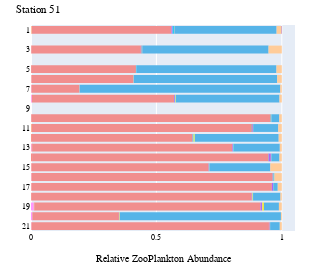
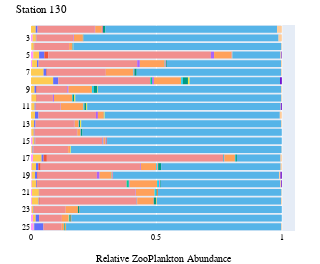

These figures' notebook cell, in order:
### Code cell
stations = ['51', '130']

cm_to_px = 96 / 2.54  # Conversion factor from centimeters to pixels
width_in_cm = 5
height_in_cm = 7

tax_colors = {}

for station in stations:
    grouped_df = zooplankton_long[zooplankton_long['StationPrefix'] == station][['Station', 'ZooScan_group', 'count']]
    
    grouped_df = grouped_df.groupby(['Station', 'ZooScan_group']).agg({'count':'sum'}).reset_index()
    
    grouped_df["rel_occurrence"] = grouped_df.groupby(['Station'])['count'].transform(lambda x: x / x.sum())
    
    # Split station into prefix and suffix and change to integer
    grouped_df['Sample'] = [x.split('_')[1] for x in grouped_df['Station']]
    
    fig = px.histogram(grouped_df.sort_values(["Sample", 'ZooScan_group'], ascending=[True, True]), 
                x="rel_occurrence", 
                y="Sample",
                
                color='ZooScan_group',
                color_discrete_map={
                    "Rare": "#545454",
                    "Noctiluca": "#56B4E8",
                    "Calanoida": "#F18E8E",
                    "Echinodermata": "#009A83",
                    "Harpacticoida": "#F0E442",
                    "Mollusca": "#FF6600",
                    "Pisces_egg": "#FFCC99",
                    "Pisces_larvae": "#6600CC",
                },
                category_orders={
                    "Sample": ['1', '2', '3', '4', '5', '6', '7', '8', '9', '10',
                               '11', '12', '13', '14', '15', '16', '17', '18', '19', '20',
                               '21', '22', '23', '24', '25']
                },                        
                orientation='h'
            )

    fig.update_layout(
        font=dict(
            family="Times New Roman, serif",  # Set the font family to Times New Roman
            size=8,  # Set the font size
            color="black"  # Set the font color
        ),
        autosize=False,
        width=width_in_cm * cm_to_px,
        height=height_in_cm * cm_to_px,
        margin=dict( # Set the margins
            l=0,  # Left margin
            r=25,  # Right margin
            b=25,  # Bottom margin
            t=25  # Top margin
        ),
        showlegend=False,
        xaxis_title_text='Relative ZooPlankton Abundance',
        title_text='Station {}'.format(station),
        yaxis_title_text=''
    )

    fig.show()

    for trace in fig.data:
        # If trace is not in the dictionary, add it
        if trace.name not in tax_colors:
            # If trace contains a color already in use, give an error
            if trace.marker.color in tax_colors.values():
                raise ValueError(f'Color for {trace.name} already in use, review color disctrete map')
            tax_colors[trace.name] = trace.marker.color
           
    # Save figure as svg
    fig.write_image("../figures/zooplankton/zooscan_relative_occurrence_{}.svg".format(station), scale=1)

### Figure 1 — Plotly figure (JSON) as saved in the notebook; plotly's stock layout.template omitted (floating-point values rounded to 4 significant figures)
{"data": [{"alignmentgroup": "True", "bingroup": "y", "histfunc": "sum", "hovertemplate": "ZooScan_group=Annelida<br>sum of rel_occurrence=%{x}<br>Sample=%{y}<extra></extra>", "legendgroup": "Annelida", "marker": {"color": "#FF97FF", "pattern": {"shape": ""}}, "name": "Annelida", "offsetgroup": "Annelida", "orientation": "h", "showlegend": true, "type": "histogram", "x": [0.0008977, 0.0008319, 0, 0.001298, 0.002768, 0.001433, 0.001003, 0.001523, 0.0008977, 0.0005435, 0.01146, null, 0.005387, 0.001603, 0.0006141, null, 0, 0.001047, 0.00146, 0.003335, null], "xaxis": "x", "y": ["1", "10", "11", "12", "13", "14", "15", "16", "17", "18", "19", "2", "20", "21", "3", "4", "5", "6", "7", "8", "9"], "yaxis": "y"}, {"alignmentgroup": "True", "bingroup": "y", "histfunc": "sum", "hovertemplate": "ZooScan_group=Appendicularia<br>sum of rel_occurrence=%{x}<br>Sample=%{y}<extra></extra>", "legendgroup": "Appendicularia", "marker": {"color": "#FECB52", "pattern": {"shape": ""}}, "name": "Appendicularia", "offsetgroup": "Appendicularia", "orientation": "h", "showlegend": true, "type": "histogram", "x": [0.001795, 0, 0.001642, 0.0006489, 0.0004613, 0.0003583, 0, 0, 0, 0, 0.001146, null, 0, 0, 0.000307, null, 0.0003929, 0.0005236, 0, 0.0004168, null], "xaxis": "x", "y": ["1", "10", "11", "12", "13", "14", "15", "16", "17", "18", "19", "2", "20", "21", "3", "4", "5", "6", "7", "8", "9"], "yaxis": "y"}, {"alignmentgroup": "True", "bingroup": "y", "histfunc": "sum", "hovertemplate": "ZooScan_group=Bellerochea<br>sum of rel_occurrence=%{x}<br>Sample=%{y}<extra></extra>", "legendgroup": "Bellerochea", "marker": {"color": "#636efa", "pattern": {"shape": ""}}, "name": "Bellerochea", "offsetgroup": "Bellerochea", "orientation": "h", "showlegend": true, "type": "histogram", "x": [0, 0, 0, 0, 0, 0, 0, 0, 0, 0, 0, null, 0, 0, 0, null, 0, 0, 0, 0, null], "xaxis": "x", "y": ["1", "10", "11", "12", "13", "14", "15", "16", "17", "18", "19", "2", "20", "21", "3", "4", "5", "6", "7", "8", "9"], "yaxis": "y"}, {"alignmentgroup": "True", "bingroup": "y", "histfunc": "sum", "hovertemplate": "ZooScan_group=Brachyura_zoea<br>sum of rel_occurrence=%{x}<br>Sample=%{y}<extra></extra>", "legendgroup": "Brachyura_zoea", "marker": {"color": "#EF553B", "pattern": {"shape": ""}}, "name": "Brachyura_zoea", "offsetgroup": "Brachyura_zoea", "orientation": "h", "showlegend": true, "type": "histogram", "x": [0, 0, 0.000821, 0.001947, 0.001384, 0.002508, 0.001003, 0, 0.0008977, 0, 0.0005731, null, 0, 0, 0, null, 0, 0, 0, 0, null], "xaxis": "x", "y": ["1", "10", "11", "12", "13", "14", "15", "16", "17", "18", "19", "2", "20", "21", "3", "4", "5", "6", "7", "8", "9"], "yaxis": "y"}, {"alignmentgroup": "True", "bingroup": "y", "histfunc": "sum", "hovertemplate": "ZooScan_group=Calanoida<br>sum of rel_occurrence=%{x}<br>Sample=%{y}<extra></extra>", "legendgroup": "Calanoida", "marker": {"color": "#F18E8E", "pattern": {"shape": ""}}, "name": "Calanoida", "offsetgroup": "Calanoida", "orientation": "h", "showlegend": true, "type": "histogram", "x": [0.5575, 0.9551, 0.8777, 0.6398, 0.7984, 0.9423, 0.7043, 0.9619, 0.9587, 0.8793, 0.902, null, 0.3451, 0.9471, 0.4372, null, 0.4181, 0.4068, 0.1906, 0.5669, null], "xaxis": "x", "y": ["1", "10", "11", "12", "13", "14", "15", "16", "17", "18", "19", "2", "20", "21", "3", "4", "5", "6", "7", "8", "9"], "yaxis": "y"}, {"alignmentgroup": "True", "bingroup": "y", "histfunc": "sum", "hovertemplate": "ZooScan_group=Caridae_zoea<br>sum of rel_occurrence=%{x}<br>Sample=%{y}<extra></extra>", "legendgroup": "Caridae_zoea", "marker": {"color": "#00cc96", "pattern": {"shape": ""}}, "name": "Caridae_zoea", "offsetgroup": "Caridae_zoea", "orientation": "h", "showlegend": true, "type": "histogram", "x": [0, 0, 0.000821, 0, 0, 0.001075, 0.0005013, 0, 0, 0, 0, null, 0, 0, 0, null, 0, 0, 0, 0, null], "xaxis": "x", "y": ["1", "10", "11", "12", "13", "14", "15", "16", "17", "18", "19", "2", "20", "21", "3", "4", "5", "6", "7", "8", "9"], "yaxis": "y"}, {"alignmentgroup": "True", "bingroup": "y", "histfunc": "sum", "hovertemplate": "ZooScan_group=Cirripeda_cyp<br>sum of rel_occurrence=%{x}<br>Sample=%{y}<extra></extra>", "legendgroup": "Cirripeda_cyp", "marker": {"color": "#ab63fa", "pattern": {"shape": ""}}, "name": "Cirripeda_cyp", "offsetgroup": "Cirripeda_cyp", "orientation": "h", "showlegend": true, "type": "histogram", "x": [0.004488, 0, 0.003284, 0.001298, 0.002768, 0.008599, 0.002005, 0.001015, 0.004488, 0.00163, 0.005731, null, 0.001267, 0.003205, 0.001842, null, 0, 0.0005236, 0.001095, 0.002918, null], "xaxis": "x", "y": ["1", "10", "11", "12", "13", "14", "15", "16", "17", "18", "19", "2", "20", "21", "3", "4", "5", "6", "7", "8", "9"], "yaxis": "y"}, {"alignmentgroup": "True", "bingroup": "y", "histfunc": "sum", "hovertemplate": "ZooScan_group=Cirripeda_naup<br>sum of rel_occurrence=%{x}<br>Sample=%{y}<extra></extra>", "legendgroup": "Cirripeda_naup", "marker": {"color": "#FFA15A", "pattern": {"shape": ""}}, "name": "Cirripeda_naup", "offsetgroup": "Cirripeda_naup", "orientation": "h", "showlegend": true, "type": "histogram", "x": [0, 0, 0.001642, 0, 0, 0.0007166, 0.001003, 0, 0, 0.001087, 0, null, 0, 0, 0.001228, null, 0, 0, 0, 0, null], "xaxis": "x", "y": ["1", "10", "11", "12", "13", "14", "15", "16", "17", "18", "19", "2", "20", "21", "3", "4", "5", "6", "7", "8", "9"], "yaxis": "y"}, {"alignmentgroup": "True", "bingroup": "y", "histfunc": "sum", "hovertemplate": "ZooScan_group=Cnidaria<br>sum of rel_occurrence=%{x}<br>Sample=%{y}<extra></extra>", "legendgroup": "Cnidaria", "marker": {"color": "#19d3f3", "pattern": {"shape": ""}}, "name": "Cnidaria", "offsetgroup": "Cnidaria", "orientation": "h", "showlegend": true, "type": "histogram", "x": [0.005386, 0.001664, 0, 0.001947, 0.002306, 0.0007166, 0, 0.0005076, 0, 0.0005435, 0, null, 0, 0, 0.001228, null, 0.001965, 0, 0, 0.001667, null], "xaxis": "x", "y": ["1", "10", "11", "12", "13", "14", "15", "16", "17", "18", "19", "2", "20", "21", "3", "4", "5", "6", "7", "8", "9"], "yaxis": "y"}, {"alignmentgroup": "True", "bingroup": "y", "histfunc": "sum", "hovertemplate": "ZooScan_group=Ctenophora<br>sum of rel_occurrence=%{x}<br>Sample=%{y}<extra></extra>", "legendgroup": "Ctenophora", "marker": {"color": "#FF6692", "pattern": {"shape": ""}}, "name": "Ctenophora", "offsetgroup": "Ctenophora", "orientation": "h", "showlegend": true, "type": "histogram", "x": [0.0008977, 0, 0, 0, 0, 0.0003583, 0, 0, 0, 0, 0, null, 0, 0, 0.0006141, null, 0, 0, 0, 0, null], "xaxis": "x", "y": ["1", "10", "11", "12", "13", "14", "15", "16", "17", "18", "19", "2", "20", "21", "3", "4", "5", "6", "7", "8", "9"], "yaxis": "y"}, {"alignmentgroup": "True", "bingroup": "y", "histfunc": "sum", "hovertemplate": "ZooScan_group=Cumacea<br>sum of rel_occurrence=%{x}<br>Sample=%{y}<extra></extra>", "legendgroup": "Cumacea", "marker": {"color": "#B6E880", "pattern": {"shape": ""}}, "name": "Cumacea", "offsetgroup": "Cumacea", "orientation": "h", "showlegend": true, "type": "histogram", "x": [0.0008977, 0.0008319, 0, 0.005191, 0, 0.0003583, 0.001003, 0.001015, 0.0008977, 0.00163, 0.001146, null, 0.0006337, 0, 0.0006141, null, 0, 0.001047, 0.0003651, 0.0008337, null], "xaxis": "x", "y": ["1", "10", "11", "12", "13", "14", "15", "16", "17", "18", "19", "2", "20", "21", "3", "4", "5", "6", "7", "8", "9"], "yaxis": "y"}, {"alignmentgroup": "True", "bingroup": "y", "histfunc": "sum", "hovertemplate": "ZooScan_group=Echinodermata<br>sum of rel_occurrence=%{x}<br>Sample=%{y}<extra></extra>", "legendgroup": "Echinodermata", "marker": {"color": "#009A83", "pattern": {"shape": ""}}, "name": "Echinodermata", "offsetgroup": "Echinodermata", "orientation": "h", "showlegend": true, "type": "histogram", "x": [0, 0, 0, 0, 0, 0, 0, 0, 0, 0, 0, null, 0, 0, 0, null, 0, 0, 0, 0, null], "xaxis": "x", "y": ["1", "10", "11", "12", "13", "14", "15", "16", "17", "18", "19", "2", "20", "21", "3", "4", "5", "6", "7", "8", "9"], "yaxis": "y"}, {"alignmentgroup": "True", "bingroup": "y", "histfunc": "sum", "hovertemplate": "ZooScan_group=Harpacticoida<br>sum of rel_occurrence=%{x}<br>Sample=%{y}<extra></extra>", "legendgroup": "Harpacticoida", "marker": {"color": "#F0E442", "pattern": {"shape": ""}}, "name": "Harpacticoida", "offsetgroup": "Harpacticoida", "orientation": "h", "showlegend": true, "type": "histogram", "x": [0, 0, 0, 0.001298, 0.0004613, 0, 0.0005013, 0.0005076, 0, 0.0005435, 0.006877, null, 0.001901, 0.001603, 0, null, 0, 0, 0.0007302, 0.001667, null], "xaxis": "x", "y": ["1", "10", "11", "12", "13", "14", "15", "16", "17", "18", "19", "2", "20", "21", "3", "4", "5", "6", "7", "8", "9"], "yaxis": "y"}, {"alignmentgroup": "True", "bingroup": "y", "histfunc": "sum", "hovertemplate": "ZooScan_group=Mollusca<br>sum of rel_occurrence=%{x}<br>Sample=%{y}<extra></extra>", "legendgroup": "Mollusca", "marker": {"color": "#FF6600", "pattern": {"shape": ""}}, "name": "Mollusca", "offsetgroup": "Mollusca", "orientation": "h", "showlegend": true, "type": "histogram", "x": [0, 0, 0, 0, 0, 0, 0, 0, 0, 0, 0, null, 0, 0, 0, null, 0, 0, 0, 0, null], "xaxis": "x", "y": ["1", "10", "11", "12", "13", "14", "15", "16", "17", "18", "19", "2", "20", "21", "3", "4", "5", "6", "7", "8", "9"], "yaxis": "y"}, {"alignmentgroup": "True", "bingroup": "y", "histfunc": "sum", "hovertemplate": "ZooScan_group=Noctiluca<br>sum of rel_occurrence=%{x}<br>Sample=%{y}<extra></extra>", "legendgroup": "Noctiluca", "marker": {"color": "#56B4E8", "pattern": {"shape": ""}}, "name": "Noctiluca", "offsetgroup": "Noctiluca", "orientation": "h", "showlegend": true, "type": "histogram", "x": [0.4075, 0.03161, 0.1002, 0.3342, 0.1836, 0.03225, 0.2431, 0.004061, 0.01795, 0.1092, 0.0596, null, 0.6423, 0.03846, 0.5035, null, 0.5583, 0.5717, 0.7996, 0.4131, null], "xaxis": "x", "y": ["1", "10", "11", "12", "13", "14", "15", "16", "17", "18", "19", "2", "20", "21", "3", "4", "5", "6", "7", "8", "9"], "yaxis": "y"}, {"alignmentgroup": "True", "bingroup": "y", "histfunc": "sum", "hovertemplate": "ZooScan_group=Pisces_egg<br>sum of rel_occurrence=%{x}<br>Sample=%{y}<extra></extra>", "legendgroup": "Pisces_egg", "marker": {"color": "#FFCC99", "pattern": {"shape": ""}}, "name": "Pisces_egg", "offsetgroup": "Pisces_egg", "orientation": "h", "showlegend": true, "type": "histogram", "x": [0.01975, 0.009983, 0.01396, 0.01233, 0.007841, 0.009316, 0.04561, 0.02944, 0.01616, 0.005435, 0.01146, null, 0.003485, 0.008013, 0.05281, null, 0.02122, 0.01832, 0.006207, 0.00917, null], "xaxis": "x", "y": ["1", "10", "11", "12", "13", "14", "15", "16", "17", "18", "19", "2", "20", "21", "3", "4", "5", "6", "7", "8", "9"], "yaxis": "y"}, {"alignmentgroup": "True", "bingroup": "y", "histfunc": "sum", "hovertemplate": "ZooScan_group=Pisces_larvae<br>sum of rel_occurrence=%{x}<br>Sample=%{y}<extra></extra>", "legendgroup": "Pisces_larvae", "marker": {"color": "#6600CC", "pattern": {"shape": ""}}, "name": "Pisces_larvae", "offsetgroup": "Pisces_larvae", "orientation": "h", "showlegend": true, "type": "histogram", "x": [0.0008977, 0, 0, 0, 0, 0, 0, 0, 0, 0, 0, null, 0, 0, 0, null, 0, 0, 0, 0, null], "xaxis": "x", "y": ["1", "10", "11", "12", "13", "14", "15", "16", "17", "18", "19", "2", "20", "21", "3", "4", "5", "6", "7", "8", "9"], "yaxis": "y"}], "layout": {"autosize": false, "barmode": "relative", "font": {"color": "black", "family": "Times New Roman, serif", "size": 8}, "height": 264.6, "legend": {"title": {"text": "ZooScan_group"}, "tracegroupgap": 0}, "margin": {"b": 25, "l": 0, "r": 25, "t": 25}, "showlegend": false, "title": {"text": "Station 51"}, "width": 189.0, "xaxis": {"anchor": "y", "domain": [0, 1], "title": {"text": "Relative ZooPlankton Abundance"}}, "yaxis": {"anchor": "x", "categoryarray": ["25", "24", "23", "22", "21", "20", "19", "18", "17", "16", "15", "14", "13", "12", "11", "10", "9", "8", "7", "6", "5", "4", "3", "2", "1"], "categoryorder": "array", "domain": [0, 1], "title": {"text": ""}}}}

### Figure 2 — Plotly figure (JSON) as saved in the notebook; plotly's stock layout.template omitted (floating-point values rounded to 4 significant figures)
{"data": [{"alignmentgroup": "True", "bingroup": "y", "histfunc": "sum", "hovertemplate": "ZooScan_group=Annelida<br>sum of rel_occurrence=%{x}<br>Sample=%{y}<extra></extra>", "legendgroup": "Annelida", "marker": {"color": "#FF97FF", "pattern": {"shape": ""}}, "name": "Annelida", "offsetgroup": "Annelida", "orientation": "h", "showlegend": true, "type": "histogram", "x": [null, 0.002128, 0.001224, 0, 0, 0.001397, 0.005995, 0.00156, 0.007895, 0.003082, 0.002681, 0, 0.00289, 0.004298, 0.003482, 0.002857, 0.008043, 0.01075, 0.006524, 0.001138, 0.009385, 0.004505, 0, 0, 0], "xaxis": "x", "y": ["1", "10", "11", "12", "13", "14", "15", "16", "17", "18", "19", "2", "20", "21", "22", "23", "24", "25", "3", "4", "5", "6", "7", "8", "9"], "yaxis": "y"}, {"alignmentgroup": "True", "bingroup": "y", "histfunc": "sum", "hovertemplate": "ZooScan_group=Appendicularia<br>sum of rel_occurrence=%{x}<br>Sample=%{y}<extra></extra>", "legendgroup": "Appendicularia", "marker": {"color": "#FECB52", "pattern": {"shape": ""}}, "name": "Appendicularia", "offsetgroup": "Appendicularia", "orientation": "h", "showlegend": true, "type": "histogram", "x": [null, 0.01915, 0.01346, 0.01581, 0.0123, 0.009777, 0.008393, 0.00468, 0.03421, 0.01695, 0.0134, 0.0189, 0.01734, 0.02722, 0.02716, 0.007143, 0.01072, 0.002151, 0.01305, 0.01024, 0.02294, 0.01952, 0.05011, 0.08844, 0.01402], "xaxis": "x", "y": ["1", "10", "11", "12", "13", "14", "15", "16", "17", "18", "19", "2", "20", "21", "22", "23", "24", "25", "3", "4", "5", "6", "7", "8", "9"], "yaxis": "y"}, {"alignmentgroup": "True", "bingroup": "y", "histfunc": "sum", "hovertemplate": "ZooScan_group=Bellerochea<br>sum of rel_occurrence=%{x}<br>Sample=%{y}<extra></extra>", "legendgroup": "Bellerochea", "marker": {"color": "#636efa", "pattern": {"shape": ""}}, "name": "Bellerochea", "offsetgroup": "Bellerochea", "orientation": "h", "showlegend": true, "type": "histogram", "x": [null, 0, 0.003672, 0.01383, 0.005593, 0.002793, 0.002398, 0.00312, 0.007895, 0.009245, 0.008043, 0.007267, 0.00289, 0.001433, 0.001393, 0.001429, 0.0134, 0.03656, 0.001864, 0.0005688, 0.02086, 0.006006, 0.01139, 0.02041, 0.007009], "xaxis": "x", "y": ["1", "10", "11", "12", "13", "14", "15", "16", "17", "18", "19", "2", "20", "21", "22", "23", "24", "25", "3", "4", "5", "6", "7", "8", "9"], "yaxis": "y"}, {"alignmentgroup": "True", "bingroup": "y", "histfunc": "sum", "hovertemplate": "ZooScan_group=Brachyura_zoea<br>sum of rel_occurrence=%{x}<br>Sample=%{y}<extra></extra>", "legendgroup": "Brachyura_zoea", "marker": {"color": "#EF553B", "pattern": {"shape": ""}}, "name": "Brachyura_zoea", "offsetgroup": "Brachyura_zoea", "orientation": "h", "showlegend": true, "type": "histogram", "x": [null, 0.002128, 0, 0, 0, 0, 0, 0, 0.01316, 0.009245, 0.002681, 0, 0.00289, 0.001433, 0.002786, 0.002857, 0, 0, 0, 0.0005688, 0.01564, 0, 0.002278, 0, 0.002336], "xaxis": "x", "y": ["1", "10", "11", "12", "13", "14", "15", "16", "17", "18", "19", "2", "20", "21", "22", "23", "24", "25", "3", "4", "5", "6", "7", "8", "9"], "yaxis": "y"}, {"alignmentgroup": "True", "bingroup": "y", "histfunc": "sum", "hovertemplate": "ZooScan_group=Calanoida<br>sum of rel_occurrence=%{x}<br>Sample=%{y}<extra></extra>", "legendgroup": "Calanoida", "marker": {"color": "#F18E8E", "pattern": {"shape": ""}}, "name": "Calanoida", "offsetgroup": "Calanoida", "orientation": "h", "showlegend": true, "type": "histogram", "x": [null, 0.06383, 0.09914, 0.2292, 0.1532, 0.169, 0.2674, 0.1388, 0.7026, 0.396, 0.2359, 0.2282, 0.3555, 0.3825, 0.3865, 0.1243, 0.09115, 0.07312, 0.1482, 0.1388, 0.6486, 0.3934, 0.2346, 0.3673, 0.1215], "xaxis": "x", "y": ["1", "10", "11", "12", "13", "14", "15", "16", "17", "18", "19", "2", "20", "21", "22", "23", "24", "25", "3", "4", "5", "6", "7", "8", "9"], "yaxis": "y"}, {"alignmentgroup": "True", "bingroup": "y", "histfunc": "sum", "hovertemplate": "ZooScan_group=Caridae_zoea<br>sum of rel_occurrence=%{x}<br>Sample=%{y}<extra></extra>", "legendgroup": "Caridae_zoea", "marker": {"color": "#00cc96", "pattern": {"shape": ""}}, "name": "Caridae_zoea", "offsetgroup": "Caridae_zoea", "orientation": "h", "showlegend": true, "type": "histogram", "x": [null, 0, 0, 0, 0, 0, 0.001199, 0, 0.002632, 0, 0, 0, 0.008671, 0, 0.0006964, 0, 0, 0, 0, 0, 0, 0, 0, 0.006803, 0], "xaxis": "x", "y": ["1", "10", "11", "12", "13", "14", "15", "16", "17", "18", "19", "2", "20", "21", "22", "23", "24", "25", "3", "4", "5", "6", "7", "8", "9"], "yaxis": "y"}, {"alignmentgroup": "True", "bingroup": "y", "histfunc": "sum", "hovertemplate": "ZooScan_group=Cirripeda_cyp<br>sum of rel_occurrence=%{x}<br>Sample=%{y}<extra></extra>", "legendgroup": "Cirripeda_cyp", "marker": {"color": "#ab63fa", "pattern": {"shape": ""}}, "name": "Cirripeda_cyp", "offsetgroup": "Cirripeda_cyp", "orientation": "h", "showlegend": true, "type": "histogram", "x": [null, 0.004255, 0.001224, 0.007905, 0.002237, 0.001397, 0.003597, 0, 0.002632, 0.003082, 0.01072, 0.001453, 0.00289, 0.001433, 0.001393, 0, 0, 0, 0.001864, 0.0005688, 0.01251, 0.01051, 0, 0.006803, 0.004673], "xaxis": "x", "y": ["1", "10", "11", "12", "13", "14", "15", "16", "17", "18", "19", "2", "20", "21", "22", "23", "24", "25", "3", "4", "5", "6", "7", "8", "9"], "yaxis": "y"}, {"alignmentgroup": "True", "bingroup": "y", "histfunc": "sum", "hovertemplate": "ZooScan_group=Cirripeda_naup<br>sum of rel_occurrence=%{x}<br>Sample=%{y}<extra></extra>", "legendgroup": "Cirripeda_naup", "marker": {"color": "#FFA15A", "pattern": {"shape": ""}}, "name": "Cirripeda_naup", "offsetgroup": "Cirripeda_naup", "orientation": "h", "showlegend": true, "type": "histogram", "x": [null, 0.07234, 0.09058, 0.02372, 0.01566, 0.01257, 0.007194, 0.0078, 0.04211, 0.06163, 0.04826, 0.02616, 0.1098, 0.0745, 0.06546, 0.04857, 0.02681, 0.008602, 0.03541, 0.01365, 0.06882, 0.0991, 0.1093, 0.1088, 0.09346], "xaxis": "x", "y": ["1", "10", "11", "12", "13", "14", "15", "16", "17", "18", "19", "2", "20", "21", "22", "23", "24", "25", "3", "4", "5", "6", "7", "8", "9"], "yaxis": "y"}, {"alignmentgroup": "True", "bingroup": "y", "histfunc": "sum", "hovertemplate": "ZooScan_group=Cnidaria<br>sum of rel_occurrence=%{x}<br>Sample=%{y}<extra></extra>", "legendgroup": "Cnidaria", "marker": {"color": "#19d3f3", "pattern": {"shape": ""}}, "name": "Cnidaria", "offsetgroup": "Cnidaria", "orientation": "h", "showlegend": true, "type": "histogram", "x": [null, 0.002128, 0.002448, 0.001976, 0.001119, 0.001397, 0.001199, 0.00078, 0.002632, 0.003082, 0.002681, 0, 0.008671, 0.005731, 0, 0, 0, 0.002151, 0.000932, 0.001138, 0, 0.003003, 0.002278, 0.006803, 0.007009], "xaxis": "x", "y": ["1", "10", "11", "12", "13", "14", "15", "16", "17", "18", "19", "2", "20", "21", "22", "23", "24", "25", "3", "4", "5", "6", "7", "8", "9"], "yaxis": "y"}, {"alignmentgroup": "True", "bingroup": "y", "histfunc": "sum", "hovertemplate": "ZooScan_group=Ctenophora<br>sum of rel_occurrence=%{x}<br>Sample=%{y}<extra></extra>", "legendgroup": "Ctenophora", "marker": {"color": "#FF6692", "pattern": {"shape": ""}}, "name": "Ctenophora", "offsetgroup": "Ctenophora", "orientation": "h", "showlegend": true, "type": "histogram", "x": [null, 0, 0.001224, 0, 0.001119, 0.0006983, 0.004796, 0, 0, 0.003082, 0.002681, 0.00436, 0.00289, 0.001433, 0.0006964, 0, 0, 0, 0, 0, 0.002086, 0.003003, 0.002278, 0, 0], "xaxis": "x", "y": ["1", "10", "11", "12", "13", "14", "15", "16", "17", "18", "19", "2", "20", "21", "22", "23", "24", "25", "3", "4", "5", "6", "7", "8", "9"], "yaxis": "y"}, {"alignmentgroup": "True", "bingroup": "y", "histfunc": "sum", "hovertemplate": "ZooScan_group=Cumacea<br>sum of rel_occurrence=%{x}<br>Sample=%{y}<extra></extra>", "legendgroup": "Cumacea", "marker": {"color": "#B6E880", "pattern": {"shape": ""}}, "name": "Cumacea", "offsetgroup": "Cumacea", "orientation": "h", "showlegend": true, "type": "histogram", "x": [null, 0, 0, 0, 0, 0, 0, 0, 0, 0.001541, 0, 0, 0, 0, 0, 0, 0.002681, 0, 0, 0, 0.001043, 0, 0, 0, 0], "xaxis": "x", "y": ["1", "10", "11", "12", "13", "14", "15", "16", "17", "18", "19", "2", "20", "21", "22", "23", "24", "25", "3", "4", "5", "6", "7", "8", "9"], "yaxis": "y"}, {"alignmentgroup": "True", "bingroup": "y", "histfunc": "sum", "hovertemplate": "ZooScan_group=Echinodermata<br>sum of rel_occurrence=%{x}<br>Sample=%{y}<extra></extra>", "legendgroup": "Echinodermata", "marker": {"color": "#009A83", "pattern": {"shape": ""}}, "name": "Echinodermata", "offsetgroup": "Echinodermata", "orientation": "h", "showlegend": true, "type": "histogram", "x": [null, 0.006383, 0.007344, 0, 0.004474, 0.006285, 0.001199, 0, 0.005263, 0.01233, 0, 0.01017, 0.00289, 0.002865, 0.009053, 0.005714, 0.005362, 0.002151, 0.000932, 0.001138, 0, 0.003003, 0.009112, 0.02041, 0.01402], "xaxis": "x", "y": ["1", "10", "11", "12", "13", "14", "15", "16", "17", "18", "19", "2", "20", "21", "22", "23", "24", "25", "3", "4", "5", "6", "7", "8", "9"], "yaxis": "y"}, {"alignmentgroup": "True", "bingroup": "y", "histfunc": "sum", "hovertemplate": "ZooScan_group=Harpacticoida<br>sum of rel_occurrence=%{x}<br>Sample=%{y}<extra></extra>", "legendgroup": "Harpacticoida", "marker": {"color": "#F0E442", "pattern": {"shape": ""}}, "name": "Harpacticoida", "offsetgroup": "Harpacticoida", "orientation": "h", "showlegend": true, "type": "histogram", "x": [null, 0.004255, 0.003672, 0.001976, 0.004474, 0, 0, 0.00234, 0, 0, 0, 0, 0, 0, 0.002089, 0, 0, 0.002151, 0, 0.001138, 0.001043, 0, 0, 0.006803, 0.002336], "xaxis": "x", "y": ["1", "10", "11", "12", "13", "14", "15", "16", "17", "18", "19", "2", "20", "21", "22", "23", "24", "25", "3", "4", "5", "6", "7", "8", "9"], "yaxis": "y"}, {"alignmentgroup": "True", "bingroup": "y", "histfunc": "sum", "hovertemplate": "ZooScan_group=Mollusca<br>sum of rel_occurrence=%{x}<br>Sample=%{y}<extra></extra>", "legendgroup": "Mollusca", "marker": {"color": "#FF6600", "pattern": {"shape": ""}}, "name": "Mollusca", "offsetgroup": "Mollusca", "orientation": "h", "showlegend": true, "type": "histogram", "x": [null, 0, 0, 0, 0, 0, 0, 0, 0, 0, 0, 0, 0, 0.002865, 0.0006964, 0.001429, 0.002681, 0.002151, 0.000932, 0, 0, 0, 0, 0, 0], "xaxis": "x", "y": ["1", "10", "11", "12", "13", "14", "15", "16", "17", "18", "19", "2", "20", "21", "22", "23", "24", "25", "3", "4", "5", "6", "7", "8", "9"], "yaxis": "y"}, {"alignmentgroup": "True", "bingroup": "y", "histfunc": "sum", "hovertemplate": "ZooScan_group=Noctiluca<br>sum of rel_occurrence=%{x}<br>Sample=%{y}<extra></extra>", "legendgroup": "Noctiluca", "marker": {"color": "#56B4E8", "pattern": {"shape": ""}}, "name": "Noctiluca", "offsetgroup": "Noctiluca", "orientation": "h", "showlegend": true, "type": "histogram", "x": [null, 0.8213, 0.7711, 0.6976, 0.7975, 0.7947, 0.6966, 0.8401, 0.1737, 0.4761, 0.6622, 0.6846, 0.4769, 0.4928, 0.4958, 0.8057, 0.8391, 0.8581, 0.7773, 0.8294, 0.1919, 0.455, 0.5763, 0.3605, 0.7313], "xaxis": "x", "y": ["1", "10", "11", "12", "13", "14", "15", "16", "17", "18", "19", "2", "20", "21", "22", "23", "24", "25", "3", "4", "5", "6", "7", "8", "9"], "yaxis": "y"}, {"alignmentgroup": "True", "bingroup": "y", "histfunc": "sum", "hovertemplate": "ZooScan_group=Pisces_egg<br>sum of rel_occurrence=%{x}<br>Sample=%{y}<extra></extra>", "legendgroup": "Pisces_egg", "marker": {"color": "#FFCC99", "pattern": {"shape": ""}}, "name": "Pisces_egg", "offsetgroup": "Pisces_egg", "orientation": "h", "showlegend": true, "type": "histogram", "x": [null, 0.002128, 0.001224, 0.007905, 0.002237, 0, 0, 0.00078, 0.005263, 0.004622, 0.005362, 0.0189, 0.00289, 0.001433, 0.002786, 0, 0, 0.002151, 0.01305, 0.001706, 0.003128, 0.003003, 0.002278, 0, 0.002336], "xaxis": "x", "y": ["1", "10", "11", "12", "13", "14", "15", "16", "17", "18", "19", "2", "20", "21", "22", "23", "24", "25", "3", "4", "5", "6", "7", "8", "9"], "yaxis": "y"}, {"alignmentgroup": "True", "bingroup": "y", "histfunc": "sum", "hovertemplate": "ZooScan_group=Pisces_larvae<br>sum of rel_occurrence=%{x}<br>Sample=%{y}<extra></extra>", "legendgroup": "Pisces_larvae", "marker": {"color": "#6600CC", "pattern": {"shape": ""}}, "name": "Pisces_larvae", "offsetgroup": "Pisces_larvae", "orientation": "h", "showlegend": true, "type": "histogram", "x": [null, 0, 0.003672, 0, 0, 0, 0, 0, 0, 0, 0.005362, 0, 0.00289, 0, 0, 0, 0, 0, 0, 0, 0.002086, 0, 0, 0.006803, 0], "xaxis": "x", "y": ["1", "10", "11", "12", "13", "14", "15", "16", "17", "18", "19", "2", "20", "21", "22", "23", "24", "25", "3", "4", "5", "6", "7", "8", "9"], "yaxis": "y"}], "layout": {"autosize": false, "barmode": "relative", "font": {"color": "black", "family": "Times New Roman, serif", "size": 8}, "height": 264.6, "legend": {"title": {"text": "ZooScan_group"}, "tracegroupgap": 0}, "margin": {"b": 25, "l": 0, "r": 25, "t": 25}, "showlegend": false, "title": {"text": "Station 130"}, "width": 189.0, "xaxis": {"anchor": "y", "domain": [0, 1], "title": {"text": "Relative ZooPlankton Abundance"}}, "yaxis": {"anchor": "x", "categoryarray": ["25", "24", "23", "22", "21", "20", "19", "18", "17", "16", "15", "14", "13", "12", "11", "10", "9", "8", "7", "6", "5", "4", "3", "2", "1"], "categoryorder": "array", "domain": [0, 1], "title": {"text": ""}}}}
